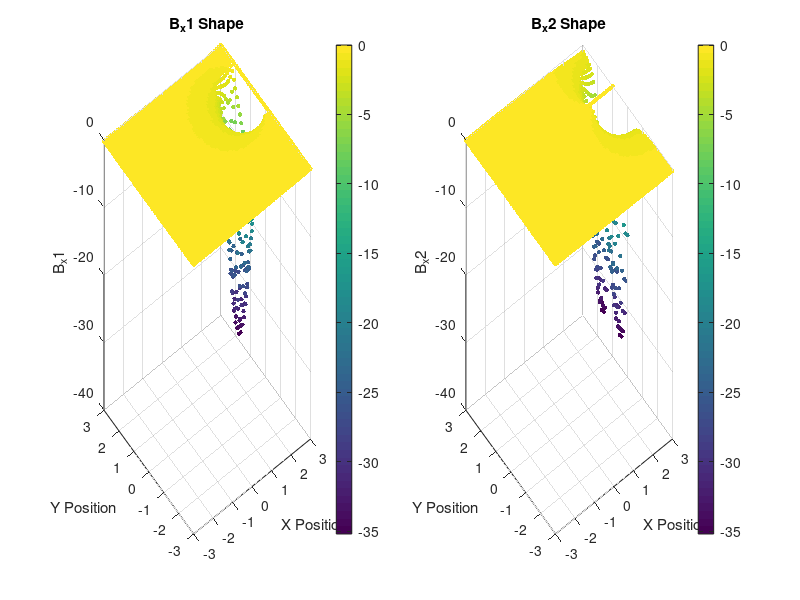

Reproduce this figure in MATLAB.
clear;
clc;

% 参数设置
Obstacle = [3; 1];       % 障碍物位置
MaxControl_1 = 1;        % 最大控制输入1
MaxControl_2 = 1;        % 最大控制输入2
g_1max = 1 / MaxControl_1;
g_2max = 1 / MaxControl_2;

offset1 = 0.1;
offset2 = 0.1;

% 定义当前位置范围（只考虑沿 X 方向和 Y 方向变化，构建二维网格）
[X, Y] = meshgrid(-3:0.1:3, -3:0.1:3);
PresentState = [X(:), Y(:)]'; % 将网格数据转换为列向量

% 计算 distance 和初始化 B_x1, B_x2
distance = sqrt((PresentState(1, :) - Obstacle(1)).^2 + (PresentState(2, :) - Obstacle(2)).^2);
B_x1 = zeros(size(distance));
B_x2 = zeros(size(distance));

% 逐点计算 B_x1 和 B_x2
for i = 1:length(distance)
    % 计算 B_x1
    if distance(i) > MaxControl_1 + offset1
        B_x1(i) = (g_1max / (1 - g_1max * distance(i))) * abs(PresentState(1, i) - Obstacle(1)) / distance(i);
    else
        up1 = MaxControl_1 + offset1;
        k1 = g_1max * (-1) * (up1 - g_1max * up1^2)^(-2) * (1 - 2 * g_1max * up1) * abs(PresentState(1, i) - Obstacle(1));
        b1 = (g_1max / (1 - g_1max * up1)) * abs(PresentState(1, i) - Obstacle(1)) / up1;
        B_x1(i) = k1 * (distance(i) - up1) + b1;
    end
    
    % 计算 B_x2
    if distance(i) > MaxControl_2 + offset2
        B_x2(i) = (g_2max / (1 - g_2max * distance(i))) * abs(PresentState(2, i) - Obstacle(2)) / distance(i);
    else
        up2 = MaxControl_2 + offset2;
        k2 = g_2max * (-1) * (up2 - g_2max * up2^2)^(-2) * (1 - 2 * g_2max * up2) * abs(PresentState(2, i) - Obstacle(2));
        b2 = (g_2max / (1 - g_2max * up2)) * abs(PresentState(2, i) - Obstacle(2)) / up2;
        B_x2(i) = k2 * (distance(i) - up2) + b2;
    end
end

% 合并结果
B_x = [B_x1; B_x2];

% 绘制结果
figure;

% 绘制 B_x1 的形状
subplot(1, 2, 1);
scatter3(PresentState(1, :), PresentState(2, :), B_x1, 10, B_x1, 'filled');
colorbar;
title('B_x1 Shape');
xlabel('X Position');
ylabel('Y Position');
zlabel('B_x1');
grid on;

% 绘制 B_x2 的形状
subplot(1, 2, 2);
scatter3(PresentState(1, :), PresentState(2, :), B_x2, 10, B_x2, 'filled');
colorbar;
title('B_x2 Shape');
xlabel('X Position');
ylabel('Y Position');
zlabel('B_x2');
grid on;